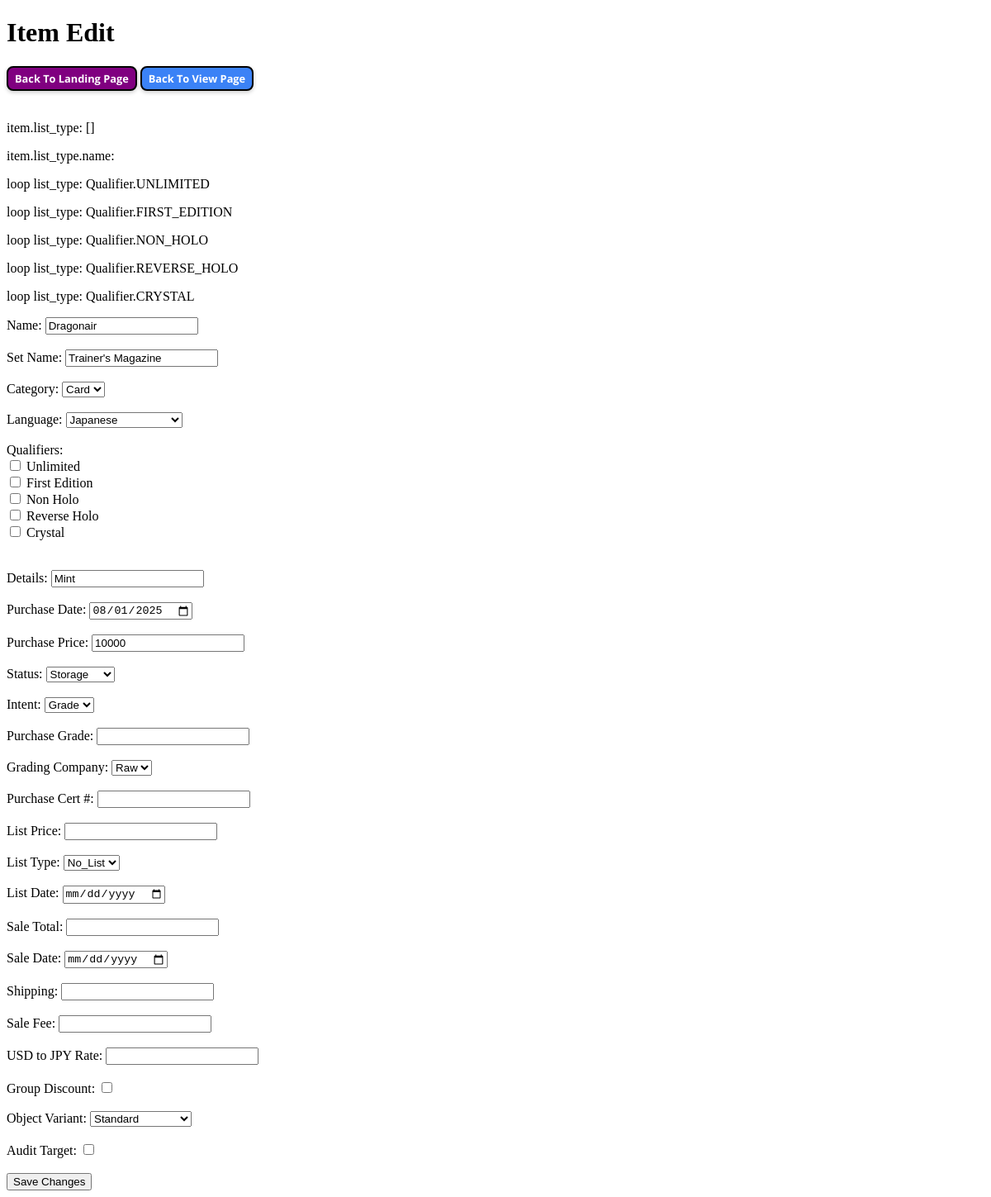
Page /edit/2 on the committed database.
### src/models.py (models this page shows, shortened)
class Item(Base):
    __tablename__ = 'items'
    id: Mapped[int] = mapped_column(primary_key=True)
    name: Mapped[str] = mapped_column(String)
    set_name: Mapped[str] = mapped_column(String)
    category: Mapped[int] = mapped_column(Integer)
    language: Mapped[int] = mapped_column(Integer)
    qualifiers: Mapped[list[Qualifier]] = mapped_column(EnumList(Qualifier))
    details: Mapped[str | None] = mapped_column(String, nullable=True)
    purchase_date: Mapped[date] = mapped_column(Date)
    purchase_price: Mapped[int] = mapped_column(Integer)
    status: Mapped[int] = mapped_column(Integer)
    intent: Mapped[int] = mapped_column(Integer)
    import_fee: Mapped[int] = mapped_column(Integer)
    grading_company: Mapped[int] = mapped_column(Integer)
    purchase_cert: NullableInt = NullableIntColumn()
    purchase_grade: NullableFloat = NullableFloatColumn()
    list_price: NullableFloat = NullableFloatColumn()
    list_type: Mapped[int] = mapped_column(Integer)
    list_date: NullableDate = NullableDateColumn()
    sale_total: NullableFloat = NullableFloatColumn()
    sale_date: NullableDate = NullableDateColumn()
    shipping: NullableFloat = NullableFloatColumn()
    sale_fee: NullableFloat = NullableFloatColumn()
    usd_to_jpy_rate: NullableFloat = NullableFloatColumn()
    group_discount: Mapped[bool] = mapped_column(Boolean)
    object_variant: Mapped[int] = mapped_column(Integer)
    audit_target: Mapped[bool] = mapped_column(Boolean)
    submissions: Mapped[list['ItemSubmission']] = relationship(
        back_populates='original_item',
        cascade='all, delete-orphan'
    )
    @hybrid_property
    def total_grading_fees(self) -> int:
        return sum(sub.grading_fee for sub in self.submissions if sub.grading_fee is not None)
    @hybrid_property
    def total_cost(self) -> int:
        return self.purchase_price + self.total_grading_fees + self.import_fee
    @hybrid_property
    def grade(self) -> int | None:
        '''
        If a submission exists then take the newest grade from there (unless cracked), otherwise
        check if a purchase_grade exists (meaning the card was bought already graded)
        '''
        latest_submission = max(
            self.submissions,
            key=lambda s: s.submission_number,
            default=None
        )
        if latest_submission is not None and not latest_submission.is_cracked:
            return latest_submission.grade
        else:
            return self.purchase_grade
    @hybrid_property
    def cert(self) -> int | None:
        '''
        If a submission exists then take the newest cert from there (unless cracked), otherwise
        check if a purchase_cert exists (meaning the card was bought already graded)
        '''
        latest_submission = max(
            self.submissions,
            key=lambda s: s.submission_number,
            default=None
        )
        if latest_submission is not None and not latest_submission.is_cracked:
            return latest_submission.cert
        else:
            return self.purchase_cert
    @hybrid_property
    def total_fees(self) -> float | None:
        if self.shipping is None or self.sale_fee is None:
            return None
        else:
            return round(self.shipping + self.sale_fee, 2)
    @hybrid_property
    def return_usd(self) -> float | None:
        if self.sale_total is None or self.total_fees is None:
            return None
        else:
            return round(self.sale_total - self.total_fees, 2)
    @hybrid_property
    def return_jpy(self) -> int | None:
        if self.return_usd is None or self.usd_to_jpy_rate is None:
            return None
        else:
            return round(self.return_usd * self.usd_to_jpy_rate)
    @hybrid_property
    def net_jpy(self) -> int | None:
        if self.return_jpy is None:
            return None
        else:
            return round(self.return_jpy - self.total_cost)
    @hybrid_property
    def net_percent(self) -> float | None:
        if self.net_jpy is None:
            return None
        elif self.total_cost == 0:
            return 0.
        else:
            return round(100 * self.net_jpy / self.total_cost, 2)

### src/routers.py (the view)
@router.get('/edit/{item_id}', response_class=HTMLResponse)
def open_edit_item_form(
        item_id: int,
        request: Request,
        db: Session = Depends(get_db),
) -> Response:
    item = get_item(db, item_id)
    if item is None:
        raise HTTPException(status_code=404, detail='Item not found')
    else:
        display_item = item.to_display()
    return templates.TemplateResponse(
        'edit_item.html',
        {
            'request': request,
            'item': display_item,
            'qualifier_enum': Qualifier,
            'category_enum': Category,
            'language_enum': Language,
            'status_enum': Status,
            'intent_enum': Intent,
            'grading_company_enum': GradingCompany,
            'list_type_enum': ListingType,
            'object_variant_enum': ObjectVariant,
        },
    )

### templates/edit_item.html (shortened to what this page needs)
<!DOCTYPE html>
<html>
<head>
  <link href="/static/css/styles.css" rel="stylesheet">
</head>
<body>
<h1>Item Edit</h1>
<div>
  <a href="/" class="btn btn-purple btn-small margin-bottom-20 inline">Back To Landing Page</a>
  <a href="/view" class="btn btn-blue btn-small margin-bottom-20 inline">Back To View Page</a>
</div>
<p>item.list_type: {{ item.qualifiers }}</p>
<p>item.list_type.name: {{ item.list_type.name if item.list_type is not none else 'None' }}</p>
{% for list_type in qualifier_enum %}
  <p>loop list_type: {{ list_type }}</p>
{% endfor %}
<form method="post" action="/edit/{{ item.id }}">
  <label>Name:</label>
  <input type="text" name="name" value="{{ item.name }}"><br><br>
  <label>Set Name:</label>
  <input type="text" name="set_name" value="{{ item.set_name }}"><br><br>
  <label>Category:</label>
  <select name="category">
    {% for category in category_enum %}
      <option value="{{ category.name }}" {% if item.category == category.name.title() %}selected{% endif %}>
        {{ category.name.title() }}
      </option>
    {% endfor %}
  </select><br><br>
  <label>Language:</label>
  <select name="language">
    {% for language in language_enum %}
      <option value="{{ language.name }}" {% if item.language == language.name.title().replace('_', ' ') %}selected{% endif %}>
        {{ language.name.title() }}
      </option>
    {% endfor %}
  </select><br><br>
  <label>Qualifiers:</label><br>
  {% if item %}
    {% set selected_qualifiers = item.qualifiers | list %}
  {% else %}
    {% set selected_qualifiers = [] %}
  {% endif %}
  {% for qualifier in qualifier_enum %}
    <label>
      <input type="checkbox" name="qualifiers" value="{{ qualifier.name }}" {% if item and qualifier.name.title().replace('_', ' ') in selected_qualifiers %}checked{% endif %}>
      {{ qualifier.name.replace('_', ' ').title() }}
    </label><br>
  {% endfor %}
  <br><br>
  <label>Details:</label>
  <input type="text" name="details" value="{{ item.details }}"><br><br>
  <label>Purchase Date:</label>
  <input type="date" name="purchase_date" value="{{ item.purchase_date }}"><br><br>
  <label>Purchase Price:</label>
  <input type="number" name="purchase_price" value="{{ item.purchase_price }}"><br><br>
  <label>Status:</label>
  <select name="status">
    {% for status in status_enum %}
      <option value="{{ status.name }}" {% if item.status == status.name.title() %}selected{% endif %}>
        {{ status.name.title() }}
      </option>
    {% endfor %}
  </select><br><br>
  <label>Intent:</label>
  <select name="intent">
    {% for intent in intent_enum %}
      <option value="{{ intent.name }}" {% if item.intent == intent.name.title() %}selected{% endif %}>
        {{ intent.name.title() }}
      </option>
    {% endfor %}
  </select><br><br>
  <label>Purchase Grade:</label>
  <input type="number" name="grade" step="any" value="{{ item.purchase_grade }}"><br><br>
  <label>Grading Company:</label>
  <select name="grading_company">
    {% for grading_company in grading_company_enum %}
      <option value="{{ grading_company.name }}" {% if item.grading_company == grading_company.name %}selected{% endif %}>
        {{ grading_company.name.title() }}
      </option>
    {% endfor %}
  </select><br><br>
  <label>Purchase Cert #:</label>
  <input type="number" name="cert" value="{{ item.purchase_cert }}"><br><br>
  <label>List Price:</label>
  <input type="number" name="list_price" step="any" value="{{ item.list_price }}"><br><br>
  <label>List Type:</label>
  <select name="list_type">
    {% for list_type in list_type_enum %}
      <option value="{{ list_type.name }}" {% if item.list_type == list_type.name.title().replace('_', ' ') %}selected{% endif %}>
        {{ list_type.name.title() }}
      </option>
    {% endfor %}
  </select><br><br>
  <label>List Date:</label>
  <input type="date" name="list_date" value="{{ item.list_date }}"><br><br>
  <label>Sale Total:</label>
  <input type="number" name="sale_total" step="any" value="{{ item.sale_total }}"><br><br>
  <label>Sale Date:</label>
  <input type="date" name="sale_date" value="{{ item.sale_date }}"><br><br>
  <label>Shipping:</label>
  <input type="number" name="shipping" step="any" value="{{ item.shipping }}"><br><br>
  <label>Sale Fee:</label>
  <input type="number" name="sale_fee" step="any" value="{{ item.sale_fee }}"><br><br>
  <label>USD to JPY Rate:</label>
  <input type="number" name="usd_to_jpy_rate" step="any" value="{{ item.usd_to_jpy_rate }}"><br><br>
  <label>Group Discount:</label>
  <input type="checkbox" name="group_discount" {% if item.group_discount %}checked{% endif %}><br><br>
  <label>Object Variant:</label>
  <select name="object_variant">
    {% for object_variant in object_variant_enum %}
      <option value="{{ object_variant.name }}" {% if item.object_variant == object_variant.name.title().replace('_', ' ') %}selected{% endif %}>
        {{ object_variant.name.title() }}
      </option>
    {% endfor %}
  </select><br><br>
  <label>Audit Target:</label>
  <input type="checkbox" name="audit_target" {% if item.audit_target %}checked{% endif %}><br><br>
  <button type="submit">Save Changes</button>
</form>
</body>
</html>

### static/css/styles.css (style rules this page uses)
.btn { display: inline-flex; border: 2px solid black; border-radius: 8px; color: white; font-weight: bold; font-family: 'Open Sans', sans-serif; cursor: pointer; padding: 0.5rem 1rem; transition: background-color 0.3s ease; text-align: center; text-decoration: none; user-select: none; box-shadow: 0 2px 5px rgba(0,0,0,0.2); }
.btn-blue { background-color: #3b82f6; }
.btn-purple { background-color: #800080; }
.btn-small { font-size: 0.8rem; padding: 0.25rem 0.5rem; }
.margin-bottom-20 { margin-bottom: 20px; }
.inline { display: inline-block; }

### rows in the picture
Item: name "Dragonair", set_name "Trainer's Magazine", details "Mint", purchase_date "08/01/2025", purchase_price "10000"

### other values in the picture
{{ item.qualifiers }} "[]"
{{ list_type }} "Qualifier.UNLIMITED" "Qualifier.FIRST_EDITION" "Qualifier.NON_HOLO" "Qualifier.REVERSE_HOLO" "Qualifier.CRYSTAL"
{{ qualifier.name.replace('_', ' ').title() }} "Unlimited" "First Edition" "Non Holo" "Reverse Holo" "Crystal"
form field category "Card"
form field language "Japanese"
form field status "Storage"
form field intent "Grade"
form field grading_company "Raw"
form field list_type "No_List"
form field object_variant "Standard"
